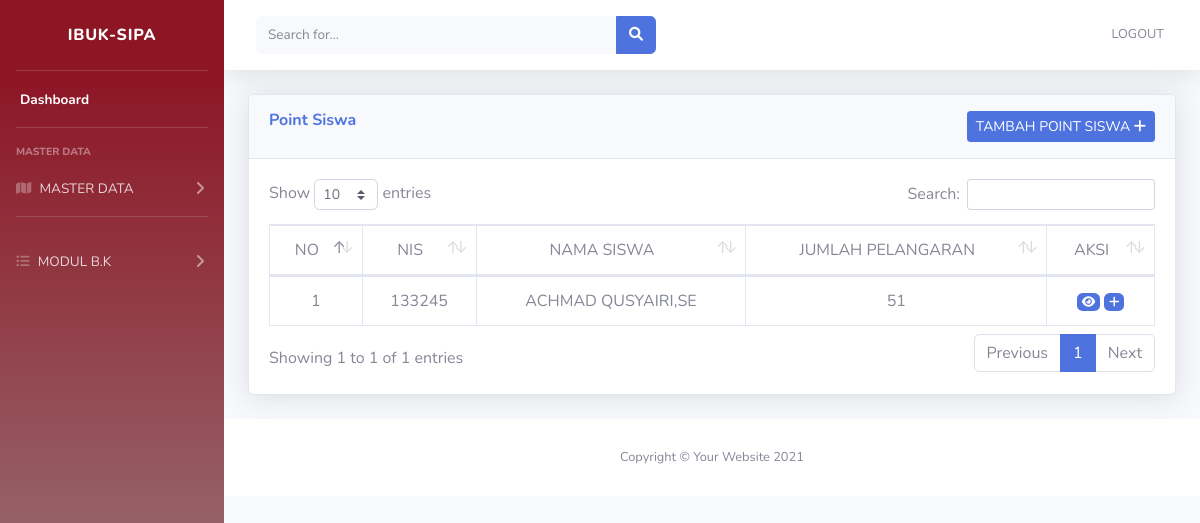
Page /index.php/pointsiswa on the earlier database version.
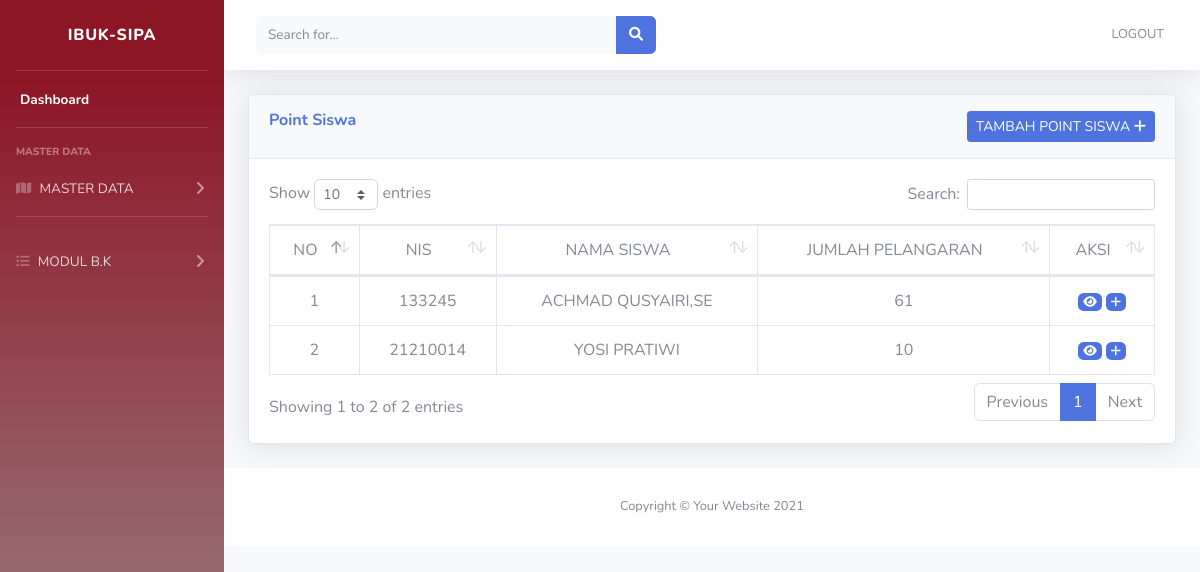
Same page on the later database version.
### tables this page shows
CREATE TABLE IF NOT EXISTS `tbl_point_siswa` (
  `id` int(11) NOT NULL AUTO_INCREMENT,
  `kd_siswa` int(50) NOT NULL,
  `kd_point` int(50) NOT NULL,
  `keterangan` varchar(125) NOT NULL,
  `tanggal` date DEFAULT curdate(),
  PRIMARY KEY (`id`),
  KEY `kd_siswa` (`kd_siswa`),
  KEY `kd_point` (`kd_point`),
  CONSTRAINT `FK_tbl_point_siswa_tbl_point` FOREIGN KEY (`kd_point`) REFERENCES `tbl_point` (`kd_point`) ON UPDATE CASCADE,
  CONSTRAINT `FK_tbl_point_siswa_tbl_siswa` FOREIGN KEY (`kd_siswa`) REFERENCES `tbl_siswa` (`kd_siswa`) ON UPDATE CASCADE
);

### application/controllers/pointsiswa.php (called while the page is built, shortened)
<?php
class Pointsiswa extends CI_Controller {
  public function index()
  {
    $data['tbl_point_siswa'] = $this->modelpointsiswa->SemuaData();
    $this->load->view('tamplate/header');
    $this->load->view('tamplate/sidebar');
    $this->load->view('tamplate/topbar');
    $this->load->view('point_siswa', $data);
    $this->load->view('tamplate/footer');
  }
}
?>

### index.php (called while the page is built, shortened)
<?php
require_once BASEPATH.'core/CodeIgniter.php';

### application/models/Modelpointsiswa.php (called while the page is built, shortened)
<?php
class modelpointsiswa extends CI_Model
{
	public function SemuaData()
	{
		return $this->db->get('view_point_siswa')->result_array();
	}
}

### application/views/point_siswa.php (the view)
                <div class="container-fluid">
                    <div class="card shadow mb-4">
                        <div class="card-header py-3">
                            <h6 class="m-0 font-weight-bold text-primary">Point Siswa
                            <a href="<?php echo base_url('pointsiswa/tambah_data'); ?>"
                            class="btn btn-primary btn-sm float-right">TAMBAH POINT SISWA <i class="fa fa-plus"></i></a>
                        </div>
                        <div class="card-body">
                        <div class="table-responsive">
                        <table class="table table-bordered text-center" id="dataTable" width="100%" cellspacing="0">
    <thead>
      <tr>
      <td>NO</td>
      <td>NIS</td>
      <td>NAMA SISWA</td>
      <td>JUMLAH PELANGARAN</td>
      <td>AKSI</td>
      </tr>
      </thead>
  <tbody>
    <?php
    $no=1;
    foreach ($tbl_point_siswa as $point) : ?>
    <tr>
      <td><?php echo $no++; ?></td>
      <td><?php echo $point['nis']; ?></td>
      <td><?php echo $point['nm_siswa']; ?></td>
      <td><?php echo $point['pointsiswa']; ?></td>
    <td>
    <a href="<?php echo base_url() ?>pointsiswa/detail/<?php echo $point['kd_siswa']; ?>" class="badge badge-primary"><i class="fa-solid fa-eye"></i></a>
      <a href="<?php echo base_url() ?>point/edit_data/<?php echo $point['id']; ?>" class="badge badge-primary"><i class="fa-solid fa-plus"></i></a>
    </tr>
    <?php endforeach ?>
</tbody>
</table>
</div>
</div>
</div>
</div>

### application/views/tamplate/header.php (shortened to what this page needs)
<!DOCTYPE html>
<html lang="en">
<head>
    <link href="https://cdnjs.cloudflare.com/ajax/libs/font-awesome/6.0.0/css/all.min.css" rel="stylesheet" type="text/css">
    <link href="<?php echo base_url() ?>assets/css/sb-admin-2.min.css" rel="stylesheet">
    <link href="<?php echo base_url() ?>assets/vendor/datatables/dataTables.bootstrap4.min.css" rel="stylesheet">
</head>
<body id="page-top">
    <div id="wrapper">

### application/views/tamplate/sidebar.php (shortened to what this page needs)
<ul class="navbar-nav bg-gradient-primary sidebar sidebar-dark accordion" id="accordionSidebar">
    <a class="sidebar-brand d-flex align-items-center justify-content-center" href="index.html">
        <div class="sidebar-brand-text mx-3">IBUK-SIPA <sup></sup></div>
    </a>
    <hr class="sidebar-divider my-0">
    <li class="nav-item active">
        <a class="nav-link" href="http://localhost/ibuk-sipa/">
            <span>Dashboard</span></a>
    </li>
    <hr class="sidebar-divider">
    <div class="sidebar-heading">
        MASTER DATA
    </div>
    <li class="nav-item">
        <a class="nav-link collapsed" href="#" data-toggle="collapse" data-target="#collapseUtilities" aria-expanded="true" aria-controls="collapseUtilities">
            <i class="fas fa-thin fa-map"></i>
            <span>MASTER DATA</span>
        </a>
    </li>
    <hr class="sidebar-divider">
    <li class="nav-item">
        <a class="nav-link collapsed" href="#" data-toggle="collapse" data-target="#collapseTwo" aria-expanded="true" aria-controls="collapseTwo">
            <i class="fa fa-list-ul"></i>
            <span>MODUL B.K</span>
        </a>
    </li>
</ul>

### application/views/tamplate/topbar.php (shortened to what this page needs)
<div id="content-wrapper" class="d-flex flex-column">
    <div id="content">
        <nav class="navbar navbar-expand navbar-light bg-white topbar mb-4 static-top shadow">
            <form
                class="d-none d-sm-inline-block form-inline mr-auto ml-md-3 my-2 my-md-0 mw-100 navbar-search">
                <div class="input-group">
                    <input type="text" class="form-control bg-light border-0 small" placeholder="Search for..."
                        aria-label="Search" aria-describedby="basic-addon2">
                    <div class="input-group-append">
                        <button class="btn btn-primary" type="button">
                            <i class="fas fa-search fa-sm"></i>
                        </button>
                    </div>
                </div>
            </form>
            <ul class="navbar-nav ml-auto">
                <li class="nav-item dropdown no-arrow">
                    <a onclick="return confirm('Yakin Logout?');" class="nav-link dropdown-toggle" href="<?php echo base_url() ?>/logout/" id="userDropdown" role="button"
                        >
                        <span class="mr-2 d-none d-lg-inline text-gray-600 small">LOGOUT</span>
                    </a>
                </li>
            </ul>
        </nav>

### application/views/tamplate/footer.php (shortened to what this page needs)
            <footer class="sticky-footer bg-white">
                <div class="container my-auto">
                    <div class="copyright text-center my-auto">
                        <span>Copyright &copy; Your Website 2021</span>
                    </div>
                </div>
            </footer>
        </div>
    </div>
</body>
</html>

Differences in the rows shown:
removed tbl_point_siswa: nis "133245", nm_siswa "ACHMAD QUSYAIRI,SE", pointsiswa "51"
added tbl_point_siswa: nis "133245", nm_siswa "ACHMAD QUSYAIRI,SE", pointsiswa "61"
added tbl_point_siswa: nis "21210014", nm_siswa "YOSI PRATIWI", pointsiswa "10"
Other differences:
text written by a page script: "Show entries Search: Showing 1 to 1 of 1 entries Previous 1 Next" → "Show entries Search: Showing 1 to 2 of 2 entries Previous 1 Next"
